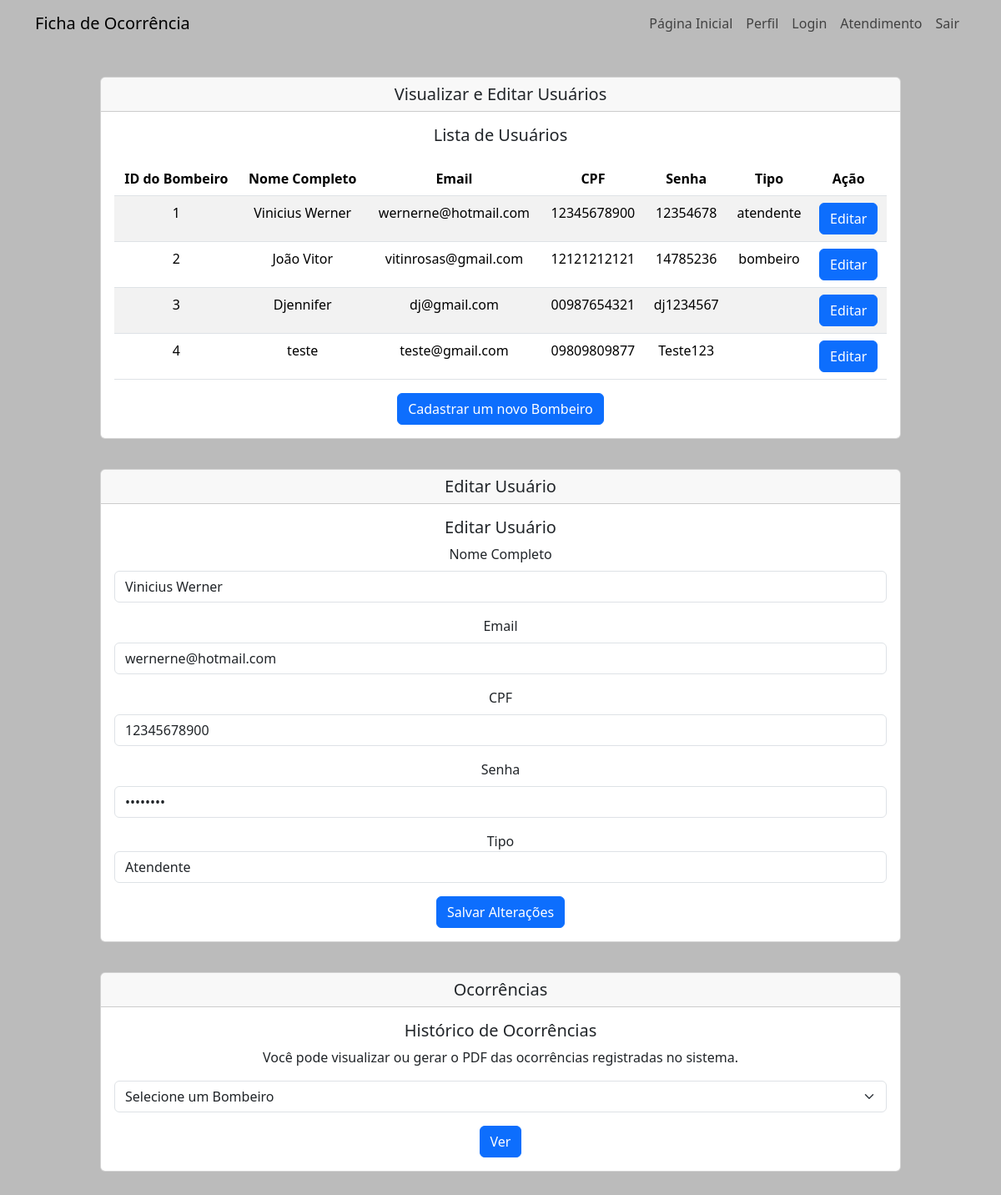
The app's page /atendente.php?edit=1 (signed in) with its own data.
### tables this page shows
CREATE TABLE `usuarios` (
  `id` int(11) NOT NULL,
  `nome_completo` varchar(255) NOT NULL,
  `email` varchar(255) NOT NULL,
  `cpf` varchar(11) NOT NULL,
  `senha` varchar(255) NOT NULL,
  `tipo` varchar(15) NOT NULL
);

### atendente.php (the view, shortened to what this page needs)
<?php
function conectarBancoDeDados() {
    $servername = "localhost";
    $username = "root";
    $password = "";
    $database = "sa_bombeiros";
    $conn = new mysqli($servername, $username, $password, $database);
    return $conn;
}
$conn = conectarBancoDeDados();
$editUsuarioId = null;
if (isset($_GET['edit'])) {
    $editUsuarioId = $_GET['edit'];
}
$usuariosQuery = "SELECT id, nome_completo, email, cpf, senha, tipo FROM usuarios";
$usuariosResult = $conn->query($usuariosQuery);
?>
<!DOCTYPE html>
<html lang="pt-br">
<head>
    <link href="https://cdn.jsdelivr.net/npm/bootstrap@5.3.2/dist/css/bootstrap.min.css" rel="stylesheet"
>
</head>
<body>
<nav id="navbarra" class="navbar navbar-expand-lg d-none d-lg-block">
        <div class="container">
            <a class="navbar-brand mb-0 h1" href="index.php">Ficha de Ocorrência</a>
            <ul class="navbar-nav ml-auto">
                <li class="nav-item">
                    <a class="nav-link" href="index.php">Página Inicial</a>
                </li>
                <li class="nav-item">
                    <a class="nav-link" href="perfil.php">Perfil</a>
                </li>
                <li class="nav-item">
                    <a class="nav-link" href="login.html">Login</a>
                </li>
                <li class="nav-item">
                    <a class="nav-link" href="atendente.php">Atendimento</a>
                </li>
                <form action="logout.php" method="post">
                    <input type="submit" name="logout" value="Sair" class="logout-button nav-link" />
                </form>
            </ul>
        </div>
    </nav>
    <div class="atend">
        <div class="card">
            <h5 class="card-header">Visualizar e Editar Usuários</h5>
            <div class="card-body">
                <h5 class="card-title" id="card-title">Lista de Usuários</h5>
                <table class="table table-striped sm-col-6">
                    <thead>
                        <tr>
                            <th>ID do Bombeiro</th>
                            <th>Nome Completo</th>
                            <th>Email</th>
                            <th>CPF</th>
                            <th>Senha</th>
                            <th>Tipo</th>
                            <th>Ação</th>
                        </tr>
                    </thead>
                    <tbody>
                        <?php
                        if ($usuariosResult->num_rows > 0) {
                            while ($row = $usuariosResult->fetch_assoc()) {
                                echo "<tr>";
                                echo "<td>" . $row["id"] . "</td>";
                                echo "<td>" . $row["nome_completo"] . "</td>";
                                echo "<td>" . $row["email"] . "</td>";
                                echo "<td>" . $row["cpf"] . "</td>";
                                echo "<td>" . $row["senha"] . "</td>";
                                echo "<td>" . $row["tipo"] . "</td>";
                                echo '<td><a href="?edit=' . $row["id"] . '" class="btn btn-primary">Editar</a></td>';
                                echo "</tr>";
                            }
                        } else {
                            echo "<tr><td colspan='7'>Nenhum usuário encontrado.</td></tr>";
                        }
                        ?>
                    </tbody>
                </table>
                <a href="cadastro.html"><button class="btn btn-primary">Cadastrar um novo Bombeiro</button></a>
            </div>
        </div>
        <?php
        if ($editUsuarioId !== null) {
            $query = "SELECT id, nome_completo, email, cpf, senha, tipo FROM usuarios WHERE id = $editUsuarioId";
            $result = $conn->query($query);
            $usuario = $result->fetch_assoc();
        ?>
            <div class="card">
                <h5 class="card-header">Editar Usuário</h5>
                <div class="card-body">
                    <h5 class="card-title" id="card-title">Editar Usuário</h5>
                    <form method="POST">
                        <div class="mb-3">
                            <label for="novo_nome_completo" class="form-label">Nome Completo</label>
                            <input type="text" class="form-control" id="novo_nome_completo" name="novo_nome_completo" value="<?php echo $usuario['nome_completo']; ?>" required>
                        </div>
                        <div class="mb-3">
                            <label for="novo_email" class="form-label">Email</label>
                            <input type="email" class="form-control" id="novo_email" name="novo_email" value="<?php echo $usuario['email']; ?>" required>
                        </div>
                        <div class="mb-3">
                            <label for="novo_cpf" class="form-label">CPF</label>
                            <input type="text" class="form-control" id="novo_cpf" name="novo_cpf" value="<?php echo $usuario['cpf']; ?>" required>
                        </div>
                        <div class="mb-3">
                            <label for="nova_senha" class="form-label">Senha</label>
                            <input type="password" class="form-control" id="nova_senha" name="nova_senha" value="<?php echo $usuario['senha']; ?>" required>
                        </div>
                        <div class="mb-3">
                            <label for="novo_tipo">Tipo</label>
                            <select class="form-control" name="novo_tipo">
                                <option value="atendente" <?php echo ($usuario["tipo"] === "atendente") ? "selected" : ""; ?>>Atendente</option>
                            </select>
                        </div>
                        <button type="submit" class="btn btn-primary">Salvar Alterações</button>
                    </form>
                </div>
            </div>
        <?php
        }
        ?>
    </div>
    <div class="card">
        <h5 class="card-header">Ocorrências</h5>
        <div class="card-body">
            <h5 class="card-title" id="card-title">Histórico de Ocorrências</h5>
            <p class="card-text">Você pode visualizar ou gerar o PDF das ocorrências registradas no sistema.</p>
            <select id="bombeiroSelect" class="form-select mb-3">
                <option value="">Selecione um Bombeiro</option>
            </select>
            <a href="buscar_ocorrencias.php"><button class="btn btn-primary" id="ver-button">Ver</button></a>
        </div>
    </div>
</body>
</html>

### atendente.php (style rules this page uses)
body { background-color: rgba(67, 67, 67, 0.361); }
.card-header { text-align: center; }
.card { width: 80%; margin: 3% auto; }
#card-title { text-align: center; }
.card-body { text-align: center; }
.table { margin-top: 20px; }

### records on screen
usuarios: id "1", nome_completo "Vinicius Werner", email "wernerne@hotmail.com", cpf "12345678900", senha "12354678", tipo "atendente", novo_nome_completo "Vinicius Werner", novo_email "wernerne@hotmail.com", novo_cpf "12345678900", novo_tipo "Atendente"
usuarios: id "2", nome_completo "João Vitor", email "vitinrosas@gmail.com", cpf "12121212121", senha "14785236", tipo "bombeiro"
usuarios: id "3", nome_completo "Djennifer", email "dj@gmail.com", cpf "00987654321", senha "dj1234567"
usuarios: id "4", nome_completo "teste", email "teste@gmail.com", cpf "09809809877", senha "Teste123"
